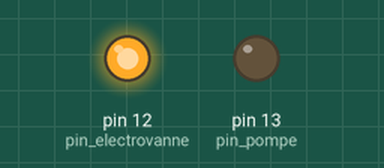
Recording of a sketch running on a simulated Arduino Uno, built with avr-gcc and run on an emulated ATmega328P. Shown: output pins drawn as LEDs (lit = HIGH).

Above: at 0.5 s.
At 5.0 s:
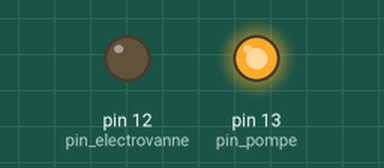
Timing chart, 0 to 6.9 s (numbered marks = the images above):
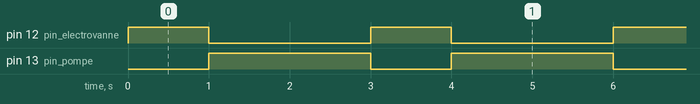

The sketch:

vacuum.ino
```cpp
int pin_electrovanne = 12;
int pin_pompe = 13;

void lacher() {
  digitalWrite(pin_pompe, LOW);
  digitalWrite(pin_electrovanne, HIGH);
}

void accrocher() {
  digitalWrite(pin_pompe, HIGH);
  digitalWrite(pin_electrovanne, LOW);
}

void setup() {
  pinMode(pin_pompe, OUTPUT);
  pinMode(pin_electrovanne, OUTPUT);
}

void loop() {
  lacher();
  delay(1000);
  accrocher();
  delay(2000);
}
```

Measured:
- by itself, pin 12 (pin_electrovanne): alternates HIGH for 1.0 s and LOW for 2.0 s
- by itself, pin 13 (pin_pompe): alternates HIGH for 2.0 s and LOW for 1.0 s
